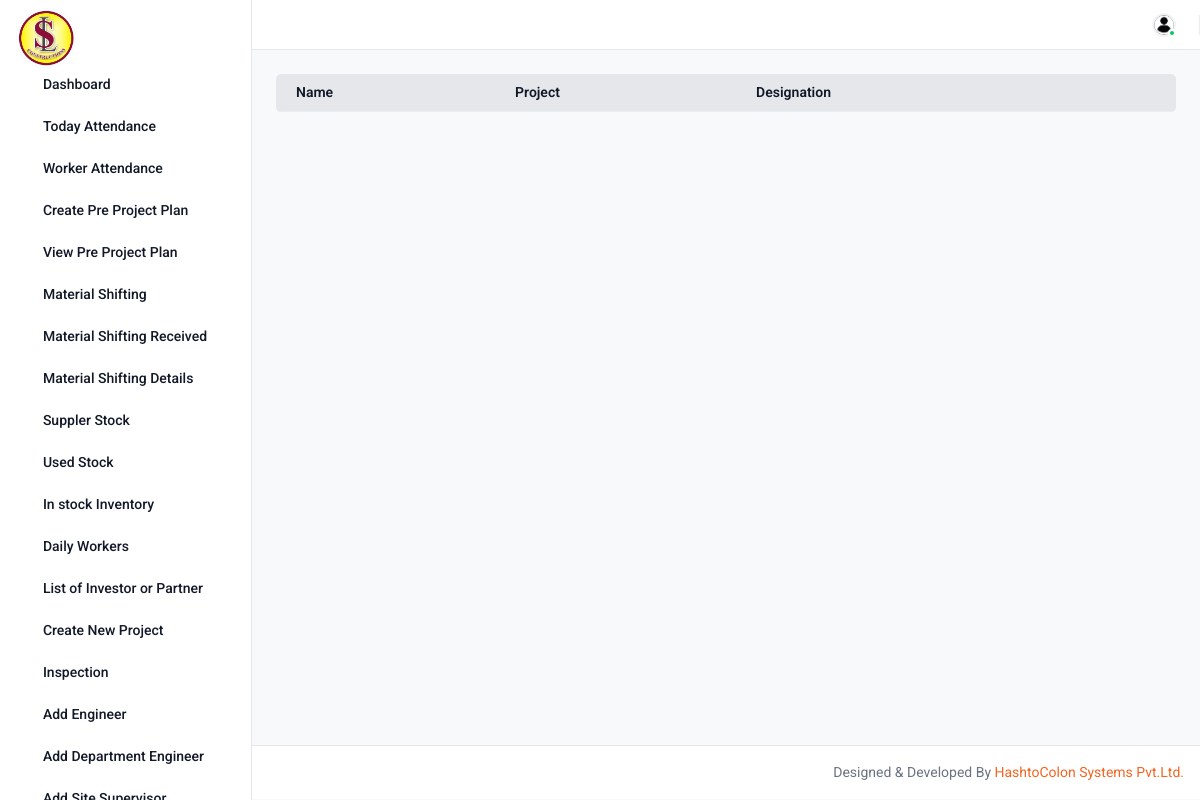
Before: /list_of_investor/ (signed in) with the older database file.
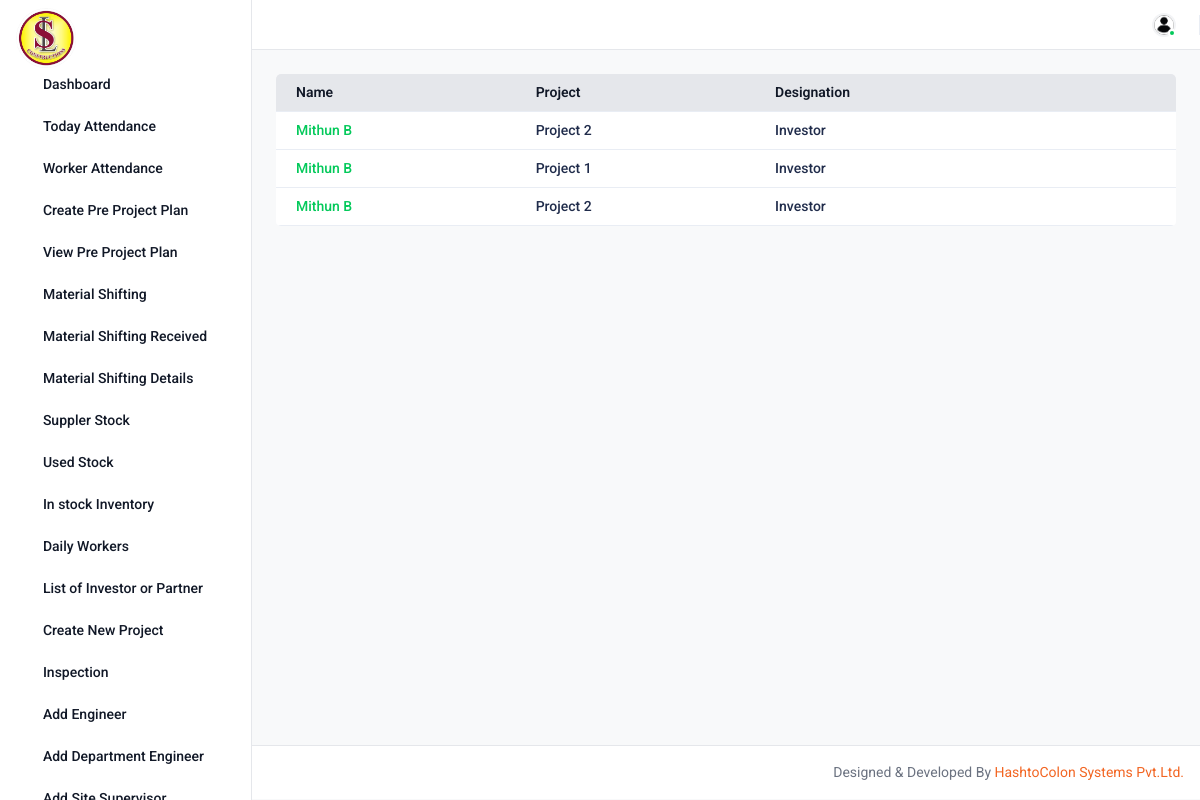
After: the same page with the newer database file.
### base/models.py (models this page shows, shortened)
class Project_investor(models.Model):
   user = models.ForeignKey(User, on_delete=models.CASCADE)
   project = models.ForeignKey(Project,  blank=True, null=True, on_delete=models.CASCADE)

class User(AbstractUser):
   designation = models.CharField(max_length = 20, choices = designation_choice, null=True, blank=True)

class Project(models.Model):
   project_name=models.CharField(max_length=255, default="", blank=True)
   address=models.TextField(default="", blank=True)
   date = models.DateTimeField(auto_now_add=True, blank=True)

### base/views.py (the view)
# urls.py: path("list_of_investor/",views.list_of_investor, name="list_of_investor"),
@login_required
def list_of_investor(request):
 project_investor=Project_investor.objects.all().order_by('-id')
 return render(request, "investor-list.html",{"post":project_investor})

### templates/investor-list.html
{% extends "base.html" %}
{% load static %}
{% load widget_tweaks %}
{% block content %}
<div class="content">
      <div class="row">
    <div class="col-sm-12">
        <div class="card-body p-0">
          <div class="custom-datatable-filter table-responsive">
            <table class="table datatable">
              <thead class="thead-light">
                <tr>
                  <th>Name </th>
                  <th>Project </th>
                  <th>Designation</th>
                  <th></th>
                </tr>
              </thead>
              <tbody>
                {% for posts in post %}
                <tr>
                  <td><a href="{% url 'base:admin_profile' posts.pk %}"  class="fw-medium text-success">{{posts.user.first_name}} {{posts.user.last_name}}</a></td>
                  <td><h6 class="fw-medium">{{posts.project.project_name}}</h6></td>
                  <td>
                    <h6 class="fw-medium">{{posts.user.designation}}</h6></td>
                    <td>
                            <a href="{% url 'base:delete_investor' posts.pk %}"
                            ><i class="ti ti-trash text-danger fs-18"></i
                              ></a>
                  </td>
                 </tr>
                {% endfor %}
              </tbody>
            </table>
          </div>
        </div>
      </div>
    </div>
  </div>
</div >
{% endblock content %}

Changed rows visible on the page:
added Project_investor: user.first_name "Mithun", user.last_name "B", project.project_name "Project 2", user.designation "Investor"
added Project_investor: user.first_name "Mithun", user.last_name "B", project.project_name "Project 1", user.designation "Investor"
added Project_investor: user.first_name "Mithun", user.last_name "B", project.project_name "Project 2", user.designation "Investor"
